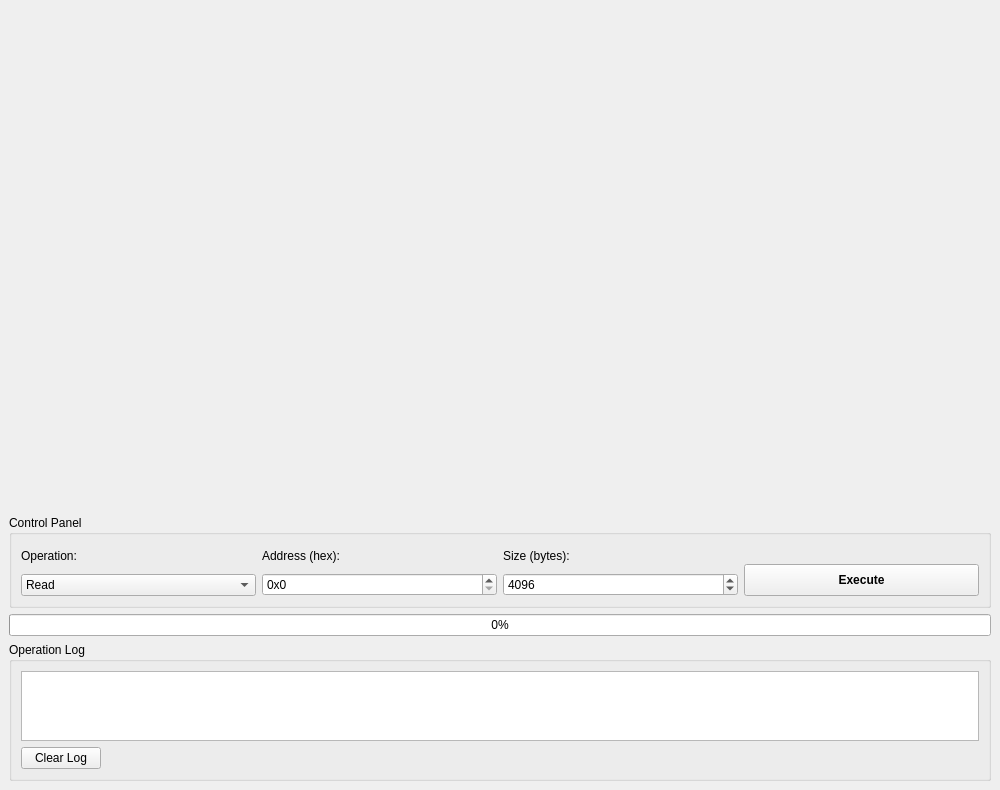
<?xml version="1.0" encoding="UTF-8"?>
<ui version="4.0">
 <class>MainWindow</class>
 <widget class="QMainWindow" name="MainWindow">
  <property name="geometry">
   <rect>
    <x>0</x>
    <y>0</y>
    <width>1000</width>
    <height>700</height>
   </rect>
  </property>
  <property name="windowTitle">
   <string>ESP32-S3 Flash Simulator</string>
  </property>
  <widget class="QWidget" name="centralwidget">
   <layout class="QVBoxLayout" name="verticalLayout">
    <item>
     <widget class="QWidget" name="canvasContainer" native="true">
      <property name="minimumSize">
       <size>
        <width>800</width>
        <height>500</height>
       </size>
      </property>
     </widget>
    </item>
    <item>
     <widget class="QGroupBox" name="controlGroup">
      <property name="title">
       <string>Control Panel</string>
      </property>
      <layout class="QHBoxLayout" name="horizontalLayout">
       <item>
        <layout class="QVBoxLayout" name="operationLayout">
         <item>
          <widget class="QLabel" name="operationLabel">
           <property name="text">
            <string>Operation:</string>
           </property>
          </widget>
         </item>
         <item>
          <widget class="QComboBox" name="operationCombo">
           <item>
            <property name="text">
             <string>Read</string>
            </property>
           </item>
           <item>
            <property name="text">
             <string>Write</string>
            </property>
           </item>
           <item>
            <property name="text">
             <string>Erase Sector</string>
            </property>
           </item>
           <item>
            <property name="text">
             <string>Erase Block</string>
            </property>
           </item>
           <item>
            <property name="text">
             <string>Chip Erase</string>
            </property>
           </item>
          </widget>
         </item>
        </layout>
       </item>
       <item>
        <layout class="QVBoxLayout" name="addressLayout">
         <item>
          <widget class="QLabel" name="addressLabel">
           <property name="text">
            <string>Address (hex):</string>
           </property>
          </widget>
         </item>
         <item>
          <widget class="QSpinBox" name="addressInput">
           <property name="prefix">
            <string>0x</string>
           </property>
           <property name="displayIntegerBase">
            <number>16</number>
           </property>
           <property name="maximum">
            <number>33554431</number>
           </property>
          </widget>
         </item>
        </layout>
       </item>
       <item>
        <layout class="QVBoxLayout" name="sizeLayout">
         <item>
          <widget class="QLabel" name="sizeLabel">
           <property name="text">
            <string>Size (bytes):</string>
           </property>
          </widget>
         </item>
         <item>
          <widget class="QSpinBox" name="sizeInput">
           <property name="maximum">
            <number>1048576</number>
           </property>
           <property name="value">
            <number>4096</number>
           </property>
          </widget>
         </item>
        </layout>
       </item>
       <item>
        <layout class="QVBoxLayout" name="executeLayout">
         <item>
          <widget class="QLabel" name="spacerLabel">
           <property name="text">
            <string/>
           </property>
          </widget>
         </item>
         <item>
          <widget class="QPushButton" name="executeBtn">
           <property name="text">
            <string>Execute</string>
           </property>
           <property name="styleSheet">
            <string notr="true">QPushButton {
    padding: 8px 20px;
    font-weight: bold;
}</string>
           </property>
          </widget>
         </item>
        </layout>
       </item>
      </layout>
     </widget>
    </item>
    <item>
     <widget class="QProgressBar" name="progressBar">
      <property name="value">
       <number>0</number>
      </property>
      <property name="styleSheet">
       <string notr="true">QProgressBar {
    text-align: center;
}</string>
      </property>
     </widget>
    </item>
    <item>
     <widget class="QGroupBox" name="logGroup">
      <property name="title">
       <string>Operation Log</string>
      </property>
      <layout class="QVBoxLayout" name="logMainLayout">
       <item>
        <widget class="QTextEdit" name="logText">
         <property name="readOnly">
          <bool>true</bool>
         </property>
         <property name="styleSheet">
          <string notr="true">QTextEdit {
    font-family: 'Consolas', 'Courier New', monospace;
    font-size: 10pt;
}</string>
         </property>
        </widget>
       </item>
       <item>
        <layout class="QHBoxLayout" name="logButtonLayout">
         <item>
          <widget class="QPushButton" name="clearLogBtn">
           <property name="text">
            <string>Clear Log</string>
           </property>
          </widget>
         </item>
         <item>
          <spacer name="horizontalSpacer">
           <property name="orientation">
            <enum>Qt::Horizontal</enum>
           </property>
           <property name="sizeHint" stdset="0">
            <size>
             <width>40</width>
             <height>20</height>
            </size>
           </property>
          </spacer>
         </item>
        </layout>
       </item>
      </layout>
     </widget>
    </item>
   </layout>
  </widget>
 </widget>
 <resources/>
 <connections/>
</ui>
